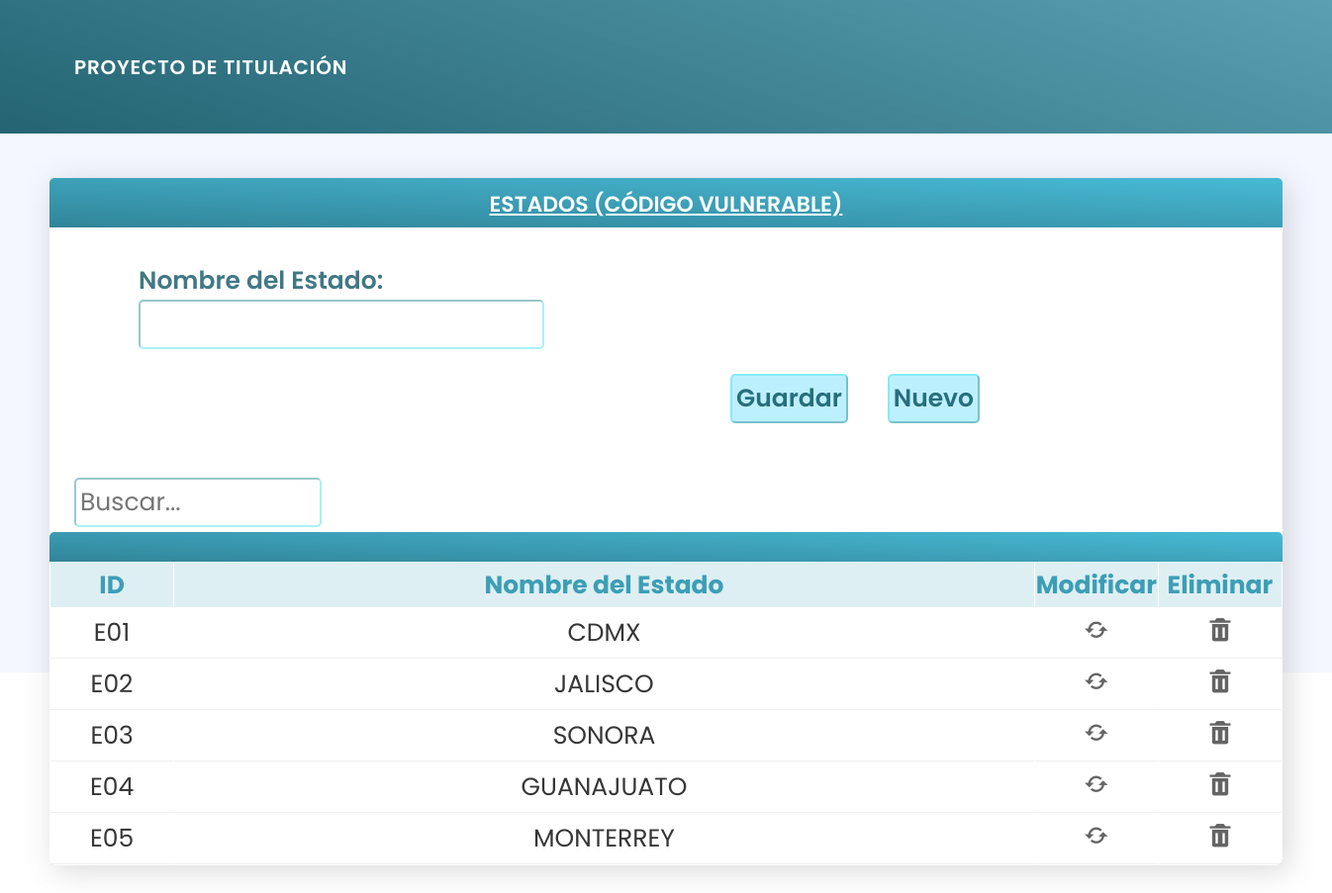
The app's page /Edo.php with its own data.
### tables this page shows
CREATE TABLE `estado` (
  `edo_id` varchar(3) NOT NULL,
  `estado` varchar(50) NOT NULL
);

### Edo.php (the view, shortened to what this page needs)
<!DOCTYPE html>
<html lang="en">
<head>
    <?php
    $conn = OpenCon();
    $v_Estado       = $_REQUEST['estado_txt'];
    ?>
    <link href="https://unpkg.com/boxicons@2.1.1/css/boxicons.min.css" rel="stylesheet">
    <link rel="stylesheet" href="assets/css/style.css">
    <link rel="stylesheet" href="assets/css/gl_alerts.css">
</head>
<body>
    <form name="form1" id="form1" method="get" action="Edo.php" onSubmit="return checaCampos();">
        <?php include('Menu_principal.php'); ?>
        <section class="body">
            <div class="wrapper-container" style="margin-top: 40px;">
                <div class="placa">
                    <div class="header2">
                        <div class="nombre-sis">
                            ESTADOS (CÓDIGO VULNERABLE)
                        </div>
                    </div>
                </div>
                <section class="formulario2" style="margin-bottom: 40px;">
                    <br>
                    <div class="container-data" style="min-height: 130px;">
                        <div>
                            <div class="texto-datos" id="area">
                                <div style="display: flex;">
                                    <div style="padding: 0 75px 0 0;">
                                        <p data-name="estado_txt" class="title-form">Nombre del Estado:</p>
                                        <input type="text" name="estado_txt" id="estado_txt" value="<?= $v_Estado ?>" maxlength="500" class="imput-form" style="width: 410px;">
                                    </div>
                                </div>
                                <br>
                            </div>
                        </div>
                        <div style="display: flex; padding: 0 598px;">
                            <div style="padding: 0 25px 0 0;">
                                <a class="btn efecto">
                                    <input type="button" class="btn-form" id="btn_guardar" value="Guardar">
                                </a>
                            </div>
                            <div>
                                <a class="btn efecto" style="margin-left: 15px;">
                                    <input type="button" class="btn-form" id="btn_nuevo" value="Nuevo">
                                </a>
                            </div>
                        </div>
                    </div>
                </section>
                <div style="display: flex; padding: 5px 25px;">
                    <input type="text" id="buscar" placeholder="Buscar..." class="imput-form" style="width: 250px;">
                </div>
                <div class="placa" style="height: 30px;">
                    <div class="header2">
                    </div>
                </div>
                <table width="100%" cellspacing="1">
                    <thead>
                        <tr>
                            <th class="row_top" width="10%">ID</th>
                            <th class="row_top" width="70%">Nombre del Estado</th>
                            <th class="row_top" width="10%">Modificar</th>
                            <th class="row_top" width="10%">Eliminar</th>
                        </tr>
                    </thead>
                    <tbody>
                        <?php
                            $sql = 'select * from ESTADO order by edo_id';
                            $rst = mysqli_query($conn, $sql);
                            while ($row = mysqli_fetch_assoc($rst)) { ?>
                                <tr>
                                    <?php
                                    foreach ($row as $key => $item) { ?>
                                        <td class="info-td">
                                            <?= ($item !== null ? $item : "") ?>
                                        </td>
                                        <?php
                                    } ?>
                                    <td class="btn_modificar info-td">
                                        <i class='bx bx-refresh' style="font-size: 28px;" onclick="modificar('<?= $row['edo_id'] ?>')"></i>
                                    </td>
                                    <td class="btn_eliminar info-td">
                                        <i class='bx bxs-trash' style="font-size: 28px;" onclick="eliminar('<?= $row['edo_id'] ?>')"></i>
                                    </td>
                                </tr>
                                <?php
                            }
                        ?>
                    </tbody>
                </table>
            </div>
            <br><br><br>
        </section>
	</form>
</body>
</html>

### assets/css/style.css (style rules this page uses)
* { margin: 0; padding: 0; box-sizing: border-box; font-family: 'Poppins', sans-serif; -webkit-tap-highlight-color: transparent; }
:root { --blue-pastel-color: #5eb6e9; --green-pastel-color: #0db9a7; --red-pastel-color: #e95e66; --red-color-option1: #fe3954; --yellow-pastel-color: #ffa500; --purple-color-option1: #5b69bc; --pink-color-option1: #ff8acc; --body-color: #dde4ff4a; }
.header2 { font-weight: 600; text-align: center; text-decoration: underline; color: #ffffff; font-size: 22px; padding: 10px 140px; }
.body { width: 100%; height: 85vh; background: #dde4ff4d; padding: 140px 50px; }
.wrapper-container { background: white; min-height: 250px; box-shadow: 5px 5px 30px rgb(98 98 98 / 25%); border-radius: 7px; display: flex; flex-direction: column; justify-content: center; }
.placa { width: 100%; height: 50px; background: linear-gradient(2deg, #318599, #48bad5); border-radius: 5px 5px 0 0; }

### Edo.php (style rules this page uses)
.row_top { height: 45px; font-size: 25px; align: center; color: #3c9eb5; background: #3c9eb52b; }
.info-td { font-size: 25px; color: #363636; padding: 6px 0; border-bottom: 1px solid #bbbbbb38; }
.info-td:nth-child(1) { text-align: center; }
.info-td:nth-child(2) { text-align: center; }
.btn_modificar { font-size: 22px; text-align: center; color: #646464; cursor: pointer; transition: .1s all; }
.btn_eliminar { font-size: 22px; text-align: center; color: #646464; cursor: pointer; transition: .1s all; }
.formulario2 { padding: 10px 90px; }
.title-form { color: #417885; font-size: 25px; font-weight: 600; }
.imput-form { font-size: 25px; padding: 4px; border-color: #52e3eb80; border-radius: 5px; }
.btn-form { font-size: 25px; color: #276e7e; font-weight: 600; padding: 4px; border-color: #52e3eb80; border-radius: 5px; background: #bcf0ff; cursor: pointer; }
body { font-family: "Open Sans", -apple-system, BlinkMacSystemFont, "Segoe UI", Roboto, Oxygen-Sans, Ubuntu, Cantarell, "Helvetica Neue", Helvetica, Arial, sans-serif; }

### records on screen
estado: edo_id "E01", estado "CDMX"
estado: edo_id "E02", estado "JALISCO"
estado: edo_id "E03", estado "SONORA"
estado: edo_id "E04", estado "GUANAJUATO"
estado: edo_id "E05", estado "MONTERREY"
